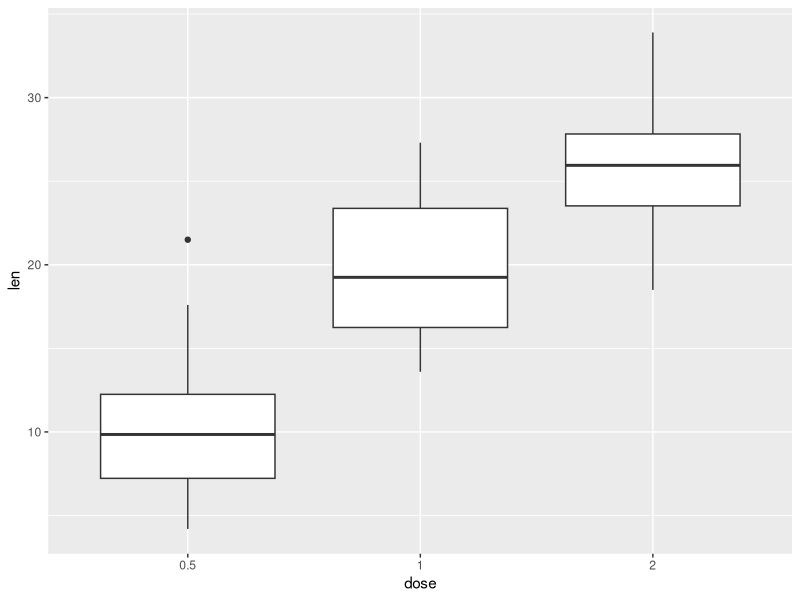

Generate this figure with R:
# # Suppose you know that the average length of a guinea pigs odontoplasts is 18 micrometers. 
# Conduct a two-sided t-test on the ToothGrowth dataset. 
# Here, a two-sided t-test will check to see if the mean of len is not equal to 18.
# Load the ToothGrowth dataset
install.packages("tidyverse")
library(tidyverse)
data("ToothGrowth")

# Perform a two-sided t-test
t.test(x = ToothGrowth$len, alternative = "two.sided", mu = 18)

# Perform a t-test
ToothGrowth_ttest <- t.test(len ~ supp, data = ToothGrowth)

# Load broom
install.packages("broom")
library(broom)

# Tidy ToothGrowth_ttest
tidy(ToothGrowth_ttest)

# Count number of observations for each combination of supp and dose
ToothGrowth %>% 
  count(supp, dose)
str(ToothGrowth)
ToothGrowth$dose <- as.factor(ToothGrowth$dose)
str(ToothGrowth)

# Create a boxplot with geom_boxplot()
ggplot(ToothGrowth, aes(x = dose, y = len)) + 
  geom_boxplot()

# Create ToothGrowth_aov
ToothGrowth_aov <- aov(len ~ dose + supp, data = ToothGrowth)

# Examine ToothGrowth_aov with summary()
summary(ToothGrowth_aov)

# Less than
t.test(x = ToothGrowth$len,
       alternative = "less",
       mu = 18)

# Greater than
t.test(
  x = ToothGrowth$len,
  alternative = "greater",
  mu = 18)
install.packages("pwr")
library(pwr)
?pwr.t.test

# Calculate power using an effect size of 0.35, a sample size of 100 in each group, and a significance level of 0.10.
# Calculate power
pwr.t.test(n = 100, 
           d = 0.35,
           sig.level = 0.10,
           type = "two.sample", 
           alternative = "two.sided",
           power = NULL)

# Calculate sample size
pwr.t.test(n = NULL, 
           d = 0.25, 
           sig.level = 0.05, 
           type = "one.sample", alternative = "greater", 
           power = 0.8)
